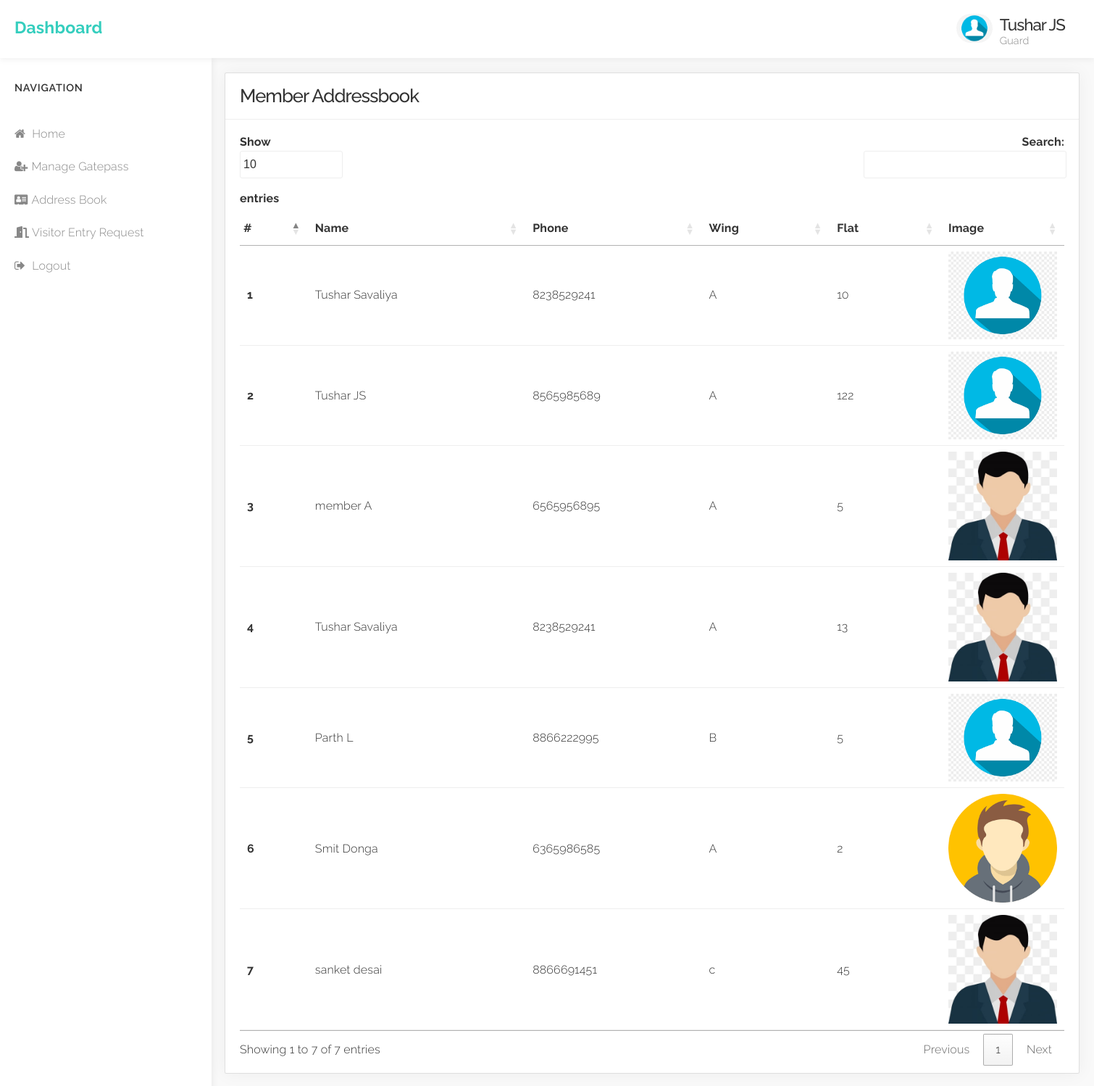
The app's page /Guard/Address_Book.php (signed in) with its own data.
### tables this page shows
CREATE TABLE `tbl_member` (
  `mid` int(6) NOT NULL,
  `sid` int(6) NOT NULL,
  `mname` varchar(20) NOT NULL,
  `phone` varchar(10) NOT NULL,
  `wing` char(2) NOT NULL,
  `flat` int(6) NOT NULL,
  `image` varchar(150) NOT NULL,
  `email` varchar(250) NOT NULL,
  `password` varchar(32) NOT NULL,
  `member_type` varchar(12) NOT NULL,
  `is_approved` varchar(10) NOT NULL DEFAULT 'pending',
  `date_registered` datetime NOT NULL DEFAULT current_timestamp()
);

### Guard/Address_Book.php (the view, shortened to what this page needs)
<?php
include_once '../Connection.php';
include_once 'Guard_Dashboard.php';
?>
<!DOCTYPE html>
<html lang="en">
<head>
    <link rel="stylesheet" href="https://maxcdn.bootstrapcdn.com/bootstrap/4.5.2/css/bootstrap.min.css">
    <link href="https://cdnjs.cloudflare.com/ajax/libs/toastr.js/2.0.1/css/toastr.css" rel="stylesheet" />
    <link href="//cdn.datatables.net/1.10.24/css/jquery.dataTables.min.css" rel="stylesheet" type="text/css" />
    <link rel="stylesheet" type="text/css" href="https://cdn.datatables.net/1.10.15/css/jquery.dataTables.css">
    <link rel="stylesheet" href="../css/font-awesome.min.css">
    <link rel="stylesheet" href="../css/normalize.css">
    <link rel="stylesheet" href="../css/milligram.min.css">
    <link rel="stylesheet" href="../css/styles.css">
</head>
<body>
<?php
    $s = $_SESSION['socid'];
    $result = mysqli_query($conn, "SELECT * From tbl_member where sid='$s' and is_approved='Approved' and member_type NOT IN ('Guard')");  ?>
        <div class="row grid-responsive" id="tbl">
            <div class="column ">
                <div class="card">
                    <div class="card-title">
                        <h3>Member Addressbook</h3>
                    </div>
                    <div class="card-block">
                        <table id="UserTable">
                            <thead>
                                <tr>
                                    <th scope="col" style="padding-left: 5px;">#</th>
                                    <th>Name</th>
                                    <th>Phone</th>
                                    <th>Wing</th>
                                    <th>Flat</th>
                                    <th>Image</th>
                                </tr>
                            </thead>
                                <tbody>
                                    <?php
                                        $i = 1;
                                        while ($data = mysqli_fetch_array($result)) {
                                    ?>
                                    <tr>
                                        <th scope="row" style="padding-left: 10px;"><?php echo $i; ?></th>
                                        <td><?php echo $data['mname']; ?></td>
                                        <td><?php echo $data['phone']; ?></td>
                                        <td><?php echo $data['wing']; ?></td>
                                        <td><?php echo $data['flat']; ?></td>
                                        <td style="width: 150px; height: 200;"><img src="../Image/user/<?php echo $data['image']; ?>"></td>
                                    <?php $i++;
                                } ?>
                                    </tr>
                                </tbody>
                        </table>
                    </div>
                </div>
            </div>
        </div>
</body>
</html>

### css/styles.css (style rules this page uses)
body { background: #f9f9f9; height: 100%; overflow-x: hidden; font-size: 1.6em; font-family: "Open Sans", "Helvetica Neue", Helvetica, Arial, sans-serif; color: #333; }
h1, h2, h3, h4, h5, h6 { font-weight: 500; letter-spacing: -.1rem; margin-bottom: 2.0rem; margin-top: 0; }
h3 { font-size: 1.6em; }
td, th { border-bottom: 0.1rem solid #eee; }
.card { background: #fff; box-shadow: 0px 0px 25px rgba(0, 0, 0, 0.05); margin-bottom: 2.2rem; }
.card .card-title { border-bottom: 1px solid #eee; padding: 15px 20px; }
.card .card-title h1, .card .card-title h2, .card .card-title h3, .card .card-title h4, .card .card-title h5, .card .card-title h6 { margin: 0; padding: 0; }
.card .card-block { padding: 10px 20px; }

### Guard/Guard_Dashboard.php (style rules this page uses)
* { font-family:Raleway; }

### Guard/Address_Book.php (style rules this page uses)
#tbl { margin-left: 300px; margin-top: 100px; width: 1200px; }

### records on screen
tbl_member: mname "Tushar Savaliya", phone "8238529241", wing "A", flat "10", image (picture)
tbl_member: mname "Tushar JS", phone "8565985689", wing "A", flat "122", image (picture)
tbl_member: mname "member A", phone "6565956895", wing "A", flat "5", image (placeholder picture)
tbl_member: mname "Tushar Savaliya", phone "8238529241", wing "A", flat "13", image (placeholder picture)
tbl_member: mname "Parth L", phone "8866222995", wing "B", flat "5", image (picture)
tbl_member: mname "Smit Donga", phone "6365986585", wing "A", flat "2", image (picture)
tbl_member: mname "sanket desai", phone "8866691451", wing "c", flat "45", image (picture)

### other values on screen
$_SESSION['mname'] "Tushar JS"
